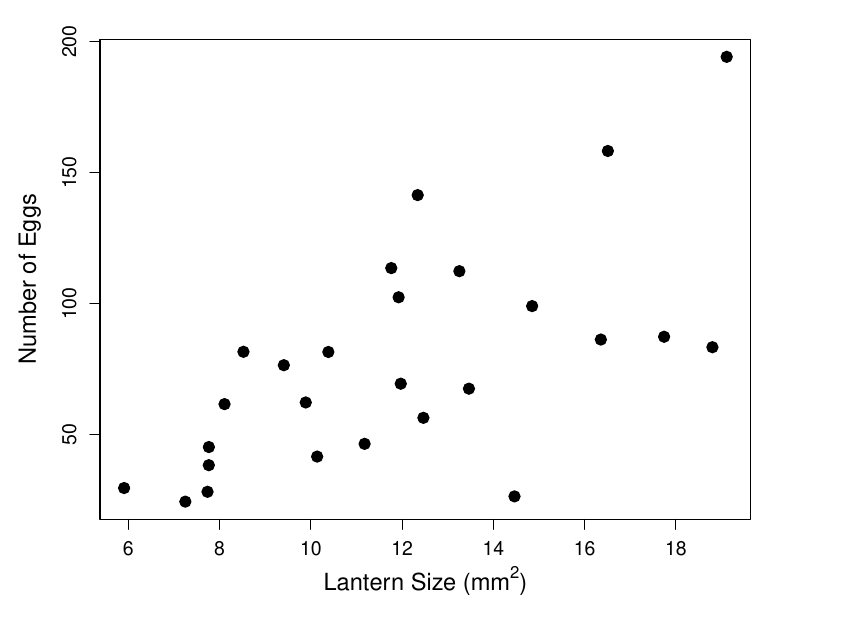

This chart was generated by the following R code:
%http://rsbl.royalsocietypublishing.org/content/11/10/20150599
glow_worm<-read.csv(file="~/Dropbox/Courses/Popgen_teaching_Notes/Journal_figs/Quant_gen/glow_worm_flashes/glow_worm_flashes.csv")

plot(glow_worm,cex=1.5,pch=19,xlab=expression(paste("Lantern Size (", mm^2,")")),y="Number of Eggs",cex.axis=1.2,cex.lab=1.4)

dev.copy2pdf(file="~/Dropbox/Courses/Popgen_teaching_Notes/Journal_figs/Quant_gen/glow_worm_flashes/glow_worm_flashes.pdf")